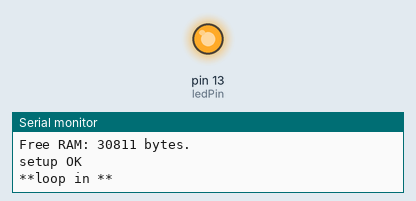
Simulated run of this sketch. Board: Arduino Uno, built with avr-gcc and run on an emulated ATmega328P. On the bench: output pins drawn as LEDs (lit = HIGH), the last lines printed to the serial monitor.

Above: at 1.0 s.
At 3.0 s:
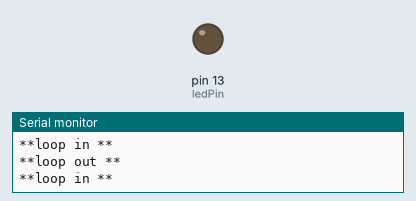
Timing chart, 0 to 5.2 s (numbered marks = the images above):
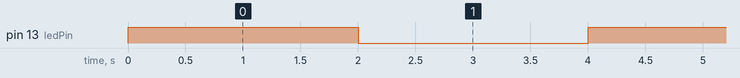

The sketch:

04_blinkLED_noLib_SerialMacros.ino
```cpp
#define DEBUG  // This is the main switch for the debugging code.
#ifdef DEBUG
  // -------- Select which part to debug. 0=off, 1=on.
  // -------- Add new modules as needed.
  #define DBG_LOOP 1
  #define DBG_SETUP 1
  #define DEBUG_MODULE_xxx 0

  // -------- Define Debugging macros and functions ----- Do not change.
  #define DPRINT(moduleTag, msg)    if(moduleTag!=0) Serial.print(F(msg));     //DPRINT is a macro, debug print
  #define DPRINTLN(moduleTag, msg)  if(moduleTag!=0) Serial.println(F(msg));   //DPRINTLN is a macro, debug print with new line
  #define DDELAY(...)    delay(__VA_ARGS__)

  #define DFREE_RAM(moduleTag) if(moduleTag!=0)  { Serial.print(F("Free RAM: ")); Serial.print(freeRam()); Serial.println(" bytes.");}
   int freeRam () {
    extern int __heap_start, *__brkval;
    int v;
    return (int) &v - (__brkval == 0 ? (int) &__heap_start : (int) __brkval);
  }

#else
  #define DPRINT(moduleTag, msg)     //now defines a blank line
  #define DPRINTLN(moduleTag, msg)   //now defines a blank line
  #define DDELAY(...)        //now defines a blank line
  #define DFREE_RAM(moduleTag)      //now defines a blank line
#endif


const int ledPin =  13;      // the number of the LED pin
int state = 0;

void setup() {
  // put your setup code here, to run once:
  pinMode(ledPin, OUTPUT);
#ifdef DEBUG
  Serial.begin(9600);
  // while the serial stream is not open, do nothing:
  while (!Serial) ;
#endif
  DFREE_RAM(DBG_SETUP);
  DPRINTLN(DBG_SETUP, "setup OK");
}

void loop() {
  DPRINTLN(DBG_LOOP, "**loop in **");

  if (state == 0)
  {
    digitalWrite(ledPin, HIGH);
    state = 1;
  }
  else
  {
    digitalWrite(ledPin, LOW);
    state = 0;
  }
  delay(1000);  // wait for 1 sec
  DDELAY(1000); // wait for 1 additional sec if debugging
  DPRINTLN(DBG_LOOP, "**loop out **");
}
```

Measured:
- by itself, pin 13 (ledPin): alternates HIGH for 2.0 s and LOW for 2.0 s
